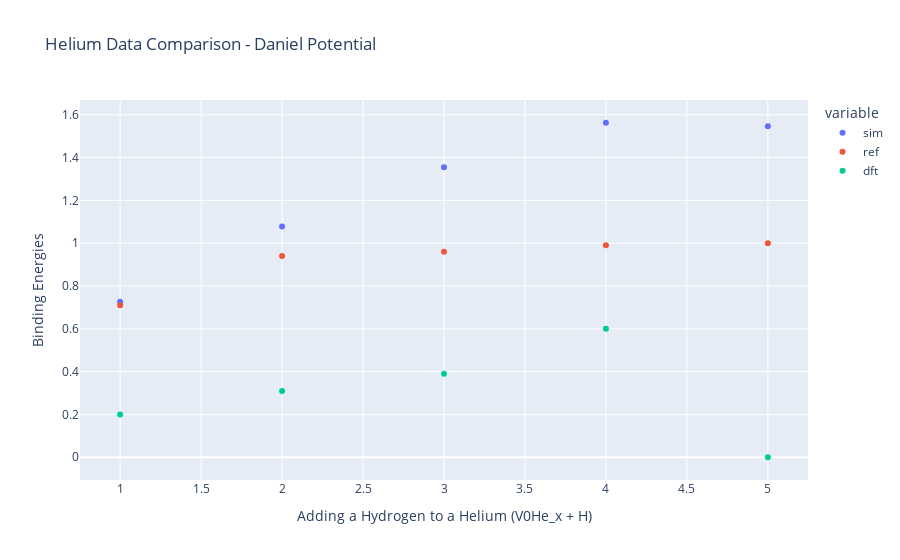

Notebook code cell kept with this figure:
### Code cell
energy_lst1 = []
energy_lst2 = []

x = np.arange(1,6)

for i in x:

    energy = data['V_0H_0He_%d' % i]['energy_opt']

    energy_lst1.append(energy)

for i in x:

    energy = data['V_0H_1He_%d' % i]['energy_opt']

    energy_lst2.append(energy)

energy_lst1 = np.array(energy_lst1)

energy_lst2 = np.array(energy_lst2)

binding = {}

binding['sim'] = -energy_lst2 + energy_lst1 - perfect + h_int

binding['x'] = x

binding['ref'] = np.array([0.71, 0.94, 0.96, 0.99, 1.00])

binding['dft'] = np.array([0.20, 0.31, 0.39, 0.60 ,0])

binding_df = pd.DataFrame(binding)

# Create a line plot using Plotly Express
fig = px.scatter(binding_df, x='x', y=['sim', 'ref', 'dft'],
              labels={'x': 'Adding a Hydrogen to a Helium (V0He_x + H)', 'value': 'Binding Energies'},
              title='Helium Data Comparison - Daniel Potential')

# Show the plot
fig.show()

### Figure 1 — Plotly figure (JSON) as saved in the notebook; plotly's stock layout.template omitted (floating-point values rounded to 4 significant figures)
{"data": [{"hovertemplate": "variable=sim<br>Adding a Hydrogen to a Helium (V0He_x + H)=%{x}<br>Binding Energies=%{y}<extra></extra>", "legendgroup": "sim", "marker": {"color": "#636efa", "symbol": "circle"}, "mode": "markers", "name": "sim", "orientation": "v", "showlegend": true, "type": "scatter", "x": [1, 2, 3, 4, 5], "xaxis": "x", "y": [0.7261, 1.079, 1.355, 1.563, 1.547], "yaxis": "y"}, {"hovertemplate": "variable=ref<br>Adding a Hydrogen to a Helium (V0He_x + H)=%{x}<br>Binding Energies=%{y}<extra></extra>", "legendgroup": "ref", "marker": {"color": "#EF553B", "symbol": "circle"}, "mode": "markers", "name": "ref", "orientation": "v", "showlegend": true, "type": "scatter", "x": [1, 2, 3, 4, 5], "xaxis": "x", "y": [0.71, 0.94, 0.96, 0.99, 1], "yaxis": "y"}, {"hovertemplate": "variable=dft<br>Adding a Hydrogen to a Helium (V0He_x + H)=%{x}<br>Binding Energies=%{y}<extra></extra>", "legendgroup": "dft", "marker": {"color": "#00cc96", "symbol": "circle"}, "mode": "markers", "name": "dft", "orientation": "v", "showlegend": true, "type": "scatter", "x": [1, 2, 3, 4, 5], "xaxis": "x", "y": [0.2, 0.31, 0.39, 0.6, 0], "yaxis": "y"}], "layout": {"legend": {"title": {"text": "variable"}, "tracegroupgap": 0}, "title": {"text": "Helium Data Comparison - Daniel Potential"}, "xaxis": {"anchor": "y", "domain": [0, 1], "title": {"text": "Adding a Hydrogen to a Helium (V0He_x + H)"}}, "yaxis": {"anchor": "x", "domain": [0, 1], "title": {"text": "Binding Energies"}}}}
